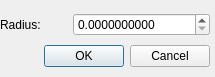
<?xml version="1.0" encoding="UTF-8"?>
<ui version="4.0">
 <class>DialogRadius</class>
 <widget class="QDialog" name="DialogRadius">
  <property name="geometry">
   <rect>
    <x>0</x>
    <y>0</y>
    <width>215</width>
    <height>77</height>
   </rect>
  </property>
  <property name="windowTitle">
   <string>Dialog</string>
  </property>
  <widget class="QWidget" name="layoutWidget">
   <property name="geometry">
    <rect>
     <x>0</x>
     <y>10</y>
     <width>210</width>
     <height>60</height>
    </rect>
   </property>
   <layout class="QVBoxLayout" name="verticalLayout">
    <item>
     <layout class="QHBoxLayout" name="horizontalLayout">
      <item>
       <widget class="QLabel" name="label">
        <property name="text">
         <string>Radius:</string>
        </property>
       </widget>
      </item>
      <item>
       <widget class="QDoubleSpinBox" name="SpinBox_Radius">
        <property name="decimals">
         <number>10</number>
        </property>
        <property name="maximum">
         <double>999999999.000000000000000</double>
        </property>
       </widget>
      </item>
     </layout>
    </item>
    <item>
     <widget class="QDialogButtonBox" name="buttonBox">
      <property name="orientation">
       <enum>Qt::Horizontal</enum>
      </property>
      <property name="standardButtons">
       <set>QDialogButtonBox::Cancel|QDialogButtonBox::Ok</set>
      </property>
     </widget>
    </item>
   </layout>
  </widget>
 </widget>
 <resources/>
 <connections>
  <connection>
   <sender>buttonBox</sender>
   <signal>accepted()</signal>
   <receiver>DialogRadius</receiver>
   <slot>accept()</slot>
   <hints>
    <hint type="sourcelabel">
     <x>248</x>
     <y>254</y>
    </hint>
    <hint type="destinationlabel">
     <x>157</x>
     <y>274</y>
    </hint>
   </hints>
  </connection>
  <connection>
   <sender>buttonBox</sender>
   <signal>rejected()</signal>
   <receiver>DialogRadius</receiver>
   <slot>reject()</slot>
   <hints>
    <hint type="sourcelabel">
     <x>316</x>
     <y>260</y>
    </hint>
    <hint type="destinationlabel">
     <x>286</x>
     <y>274</y>
    </hint>
   </hints>
  </connection>
 </connections>
</ui>
